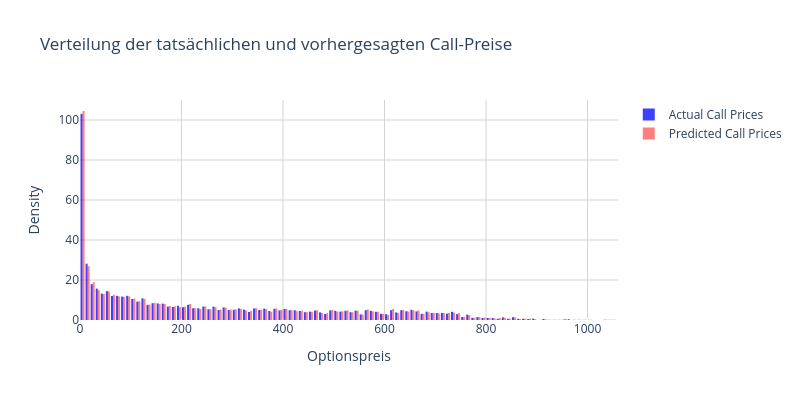

Write notebook code for a chart like this one.
### Code cell
import plotly.graph_objects as go

fig2 = go.Figure()
fig2.add_trace(go.Histogram(x=y_test, histnorm='density', name='Actual Call Prices', opacity=0.75, marker_color='blue', nbinsx=200))
fig2.add_trace(go.Histogram(x=y_predSklearn, histnorm='density', name='Predicted Call Prices', opacity=0.5, marker_color='red',nbinsx=200))
fig2.update_layout(title='Verteilung der tatsächlichen und vorhergesagten Call-Preise',
                   xaxis=dict(title='Ablaufzeitpunkt (Jahre)', showgrid=True, gridcolor='lightgray'),  # x-axis
                   yaxis=dict(title='Zinsrate (%)', showgrid=True, gridcolor='lightgray'),  # y-axis
                   xaxis_title='Optionspreis',
                   yaxis_title='Density',
                   plot_bgcolor='rgba(255, 255, 255, 0.8)',
                   width=800, height=400 
                   )

### Figure 1 — Plotly figure (JSON) as saved in the notebook; plotly's stock layout.template omitted (floating-point values rounded to 4 significant figures; data arrays with more than 128 entries replaced by an {"elided": "..."} marker saying what was removed)
{"data": [{"histnorm": "density", "marker": {"color": "blue"}, "name": "Actual Call Prices", "nbinsx": 200, "opacity": 0.75, "type": "histogram", "x": {"elided": "5983 float values"}}, {"histnorm": "density", "marker": {"color": "red"}, "name": "Predicted Call Prices", "nbinsx": 200, "opacity": 0.5, "type": "histogram", "x": {"elided": "5983 float values"}}], "layout": {"height": 400, "plot_bgcolor": "rgba(255, 255, 255, 0.8)", "title": {"text": "Verteilung der tatsächlichen und vorhergesagten Call-Preise"}, "width": 800, "xaxis": {"gridcolor": "lightgray", "showgrid": true, "title": {"text": "Optionspreis"}}, "yaxis": {"gridcolor": "lightgray", "showgrid": true, "title": {"text": "Density"}}}}
